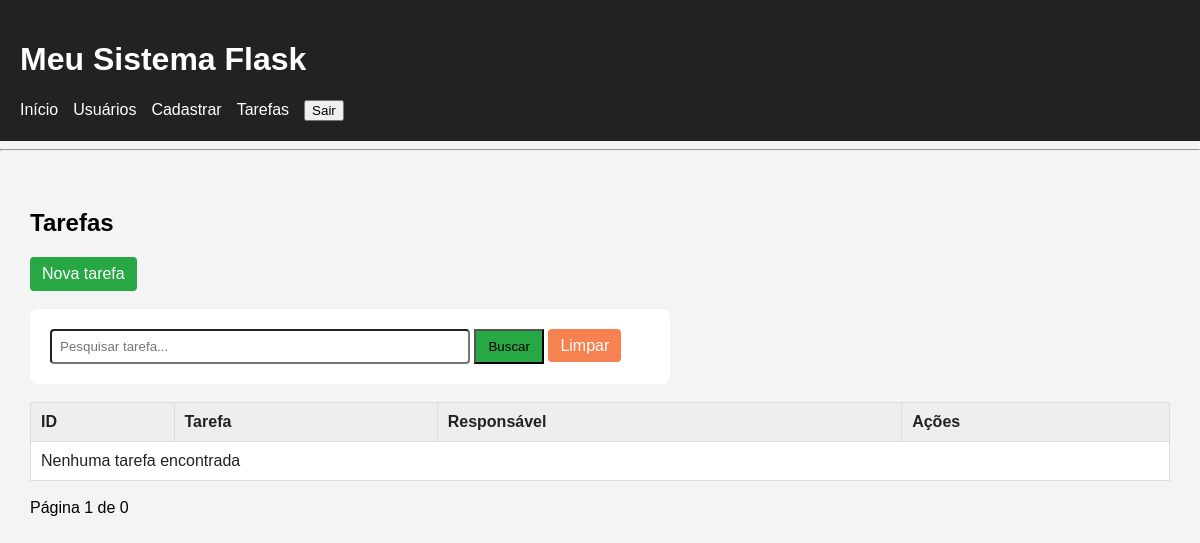
Before: /tarefas (signed in) with the older database file.
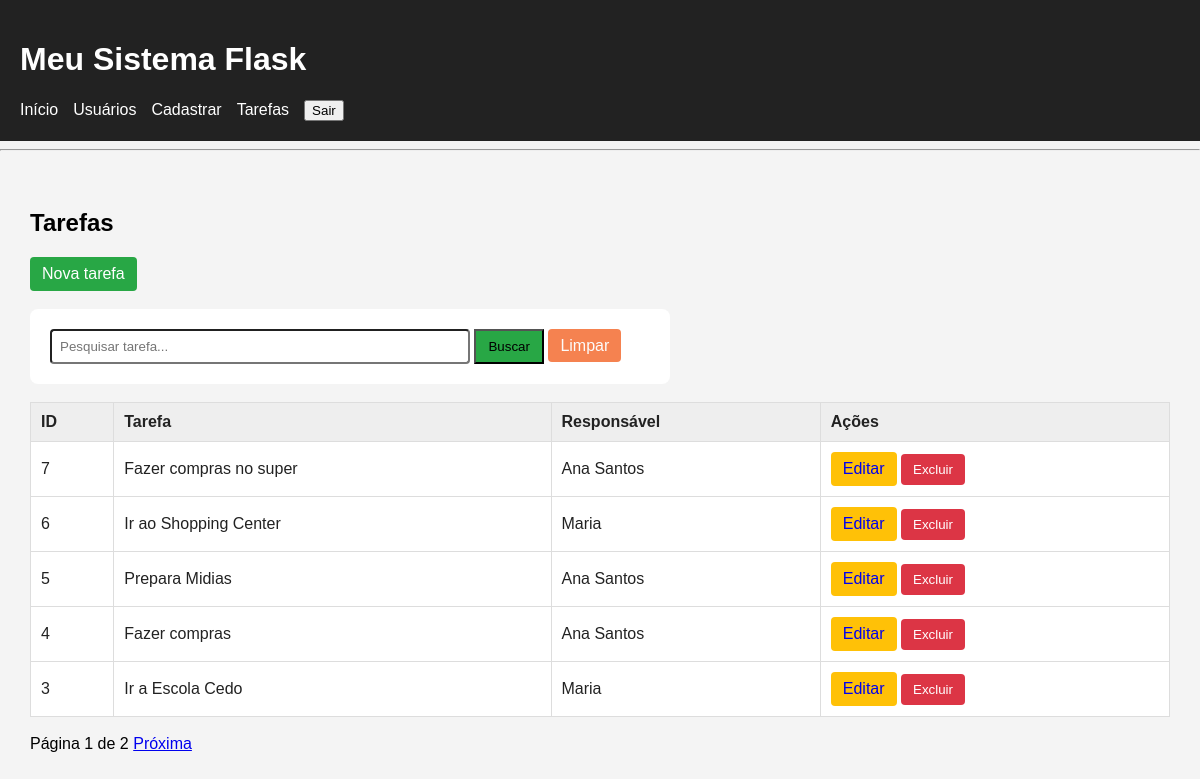
After: the same page with the newer database file.
### tables this page shows
CREATE TABLE tarefas (
                       id INTEGER PRIMARY KEY AUTOINCREMENT, 
                       titulo TEXT NOT NULL,
                       usuario_id INTEGER NOT NULL,
                       
                       FOREIGN KEY (usuario_id)
                       REFERENCES usuarios(id)
                   );

CREATE TABLE usuarios (
                       id  INTEGER PRIMARY KEY AUTOINCREMENT,
                       nome TEXT NOT NULL, 
                       email TEXT NOT NULL,
                       idade INTERGER,
                       cidade TEXT                       
                   );

### routes/tarefas.py (the view)
@tarefas_bp.route("/tarefas")
@login_required
def tarefas():
    busca = request.args.get(
        "busca",
        ""
    ).strip()
    pagina = request.args.get(
        "pagina",
        1,
        type=int
    )
    if pagina < 1:
        pagina = 1
    por_pagina = 5
    offset = (
        pagina - 1
    ) * por_pagina
    if busca:
        total = contar_tarefas_busca(
            busca
        )
        lista = buscar_tarefas_paginadas(
            busca,
            por_pagina,
            offset
        )
    else:
        total = contar_tarefas()
        lista = listar_tarefas_paginadas(
            por_pagina,
            offset
        )
    total_paginas = math.ceil(
        total / por_pagina
    )
    return render_template(
        "tarefas.html",
        tarefas=lista,
        busca=busca,
        pagina=pagina,
        total_paginas=total_paginas
    )

### auth_utils.py (called while the page is built, shortened)
def login_required(funcao):
    @wraps(funcao)
    def verificar_login(*args, **kwargs):
        return funcao(*args, **kwargs)
    return verificar_login

### banco.py (called while the page is built)
def conectar():
    conexao = sqlite3.connect("banco.db")
    conexao.row_factory = sqlite3.Row
    conexao.execute(
        "PRAGMA foreign_keys = ON"
    )
    return conexao

def listar_tarefas_paginadas(limite, offset):
    conexao = conectar()
    cursor = conexao.cursor()
    cursor.execute("""
                   SELECT
                        tarefas.id,
                        tarefas.titulo,
                        tarefas.usuario_id,
                        usuarios.nome AS usuario_nome
                    FROM tarefas

                    JOIN usuarios
                        ON tarefas.usuario_id = usuarios.id

                    ORDER BY tarefas.id DESC

                    LIMIT ?
                    OFFSET ?
                   """, (limite, offset))
    tarefas = cursor.fetchall()
    conexao.close()
    return tarefas

def contar_tarefas():
    conexao = conectar()
    cursor = conexao.cursor()
    cursor.execute("""
                   SELECT COUNT(*)
                   FROM tarefas
                   """)
    total = cursor.fetchone()[0]
    conexao.close()
    return total

### templates/tarefas.html (shortened to what this page needs)
{% extends "base.html" %}
{% block conteudo %}
<h2>Tarefas</h2>
<a href="{{ url_for('tarefas.cadastrar') }}" class="botao botao-novo">
    Nova tarefa
</a>
<br><br>
<form class="form-search" method="GET">
    <input type="text" name="busca" placeholder="Pesquisar tarefa..." value="{{busca}}">
    <button type="submit">Buscar</button>
    <a href="{{url_for('tarefas.tarefas')}}">Limpar</a>
</form>
<br>
<table class="tabela">
    <thead>
        <tr>
            <th>ID</th>
            <th>Tarefa</th>
            <th>Responsável</th>
            <th>Ações</th>
        </tr>
    </thead>
    <tbody>
        {% if tarefas %}
        {% for tarefa in tarefas %}
        <tr>
            <td>{{ tarefa.id }}</td>
            <td>
                {{ tarefa.titulo }}
            </td>
            <td>
                {{ tarefa.usuario_nome }}
            </td>
            <td>
                <a href="{{ url_for('tarefas.editar', id=tarefa.id) }}" class="botao botao-editar">
                    Editar
                </a>
                <form action="{{ url_for('tarefas.excluir', id=tarefa.id) }}" method="POST" class="form-excluir"
                    onsubmit="return confirm('Deseja realmente excluir esta tarefa?')">
                    <button type="submit" class="botao botao-excluir">
                        Excluir
                    </button>
                </form>
            </td>
        </tr>
        {% endfor %}
        {% else %}
        <tr>
            <td colspan="4">Nenhuma tarefa encontrada</td>
        </tr>
        {% endif %}
    </tbody>
</table>
<br>
<div class="paginacao">
    <span>
        Página {{pagina}}
        de {{total_paginas}}
    </span>
    {% if pagina < total_paginas %} <a href="{{ url_for(
            'tarefas.tarefas',
            busca=busca,
            pagina=pagina + 1
        ) }}">
        Próxima
        </a>
        {% endif %}
</div>
{% endblock %}

### templates/base.html (shortened to what this page needs)
<!DOCTYPE html>
<html lang="pt-br">
<head>
    <link rel="stylesheet" href="{{url_for('static', filename='css/style.css')}}">
</head>
<body>
    <header>
        <h1>Meu Sistema Flask</h1>
        <nav>
            <a href="{{ url_for('inicio') }}">
                Início
            </a>
            {% if session.get("conta_id") %}
            <a href="{{ url_for('usuarios.usuarios') }}">
                Usuários
            </a>
            <a href="{{ url_for('usuarios.cadastro') }}">
                Cadastrar
            </a>
            <a href="{{ url_for('tarefas.tarefas') }}">
                Tarefas
            </a>
            <form action="{{ url_for('auth.logout') }}" method="POST" >
                <button type="submit" >
                    Sair
                </button>
            </form>
            {% endif %}
        </nav>
    </header>
    <hr>
    <main>
        {% block conteudo %}
        {% endblock %}
    </main>
</body>
</html>

### static/css/style.css (style rules this page uses)
body { font-family: Arial, sans-serif; margin: 0; background-color: #f4f4f4; }
header { background-color: #222; color: white; padding: 20px; }
main { padding: 30px; }
nav { display: flex; gap: 15px; align-items: center; }
nav a { color: white; text-decoration: none; }
nav form { margin: 0; }
.form-search { background-color: white; padding: 20px; border-radius: 8px; max-width: 600px; }
.form-search input { width: 400px; padding: 8px; border-radius: 4px; }
.form-search button { padding: 8px 12px; background-color: #28a745; }
.form-search a { text-decoration: none; color: #fcfbfa; background-color: #f58250; padding: 8px 12px; border-radius: 4px; }
.tabela { width: 100%; border-collapse: collapse; background-color: white; }
.tabela th, .tabela td { border: 1px solid #ddd; padding: 10px; text-align: left; color: #222; }
.tabela th { background-color: #eee; }
.botao { display: inline-block; padding: 8px 12px; text-decoration: none; border: none; border-radius: 4px; cursor: pointer; }
.botao-editar { background-color: #ffc107; }
.botao-excluir { background-color: #dc3545; color: white; }
.botao-novo { background-color: #28a745; color: white; }
.form-excluir { display: inline; }

Changed rows visible on the page:
added tarefas: id "7", titulo "Fazer compras no super", usuario_nome "Ana Santos"
added tarefas: id "6", titulo "Ir ao Shopping Center", usuario_nome "Maria"
added tarefas: id "5", titulo "Prepara Midias", usuario_nome "Ana Santos"
added tarefas: id "4", titulo "Fazer compras", usuario_nome "Ana Santos"
added tarefas: id "3", titulo "Ir a Escola Cedo", usuario_nome "Maria"
Other visible differences:
{{ total_paginas }}: "0" → "2"
text no longer shown: "Nenhuma tarefa encontrada"
text now shown: "Próxima"
